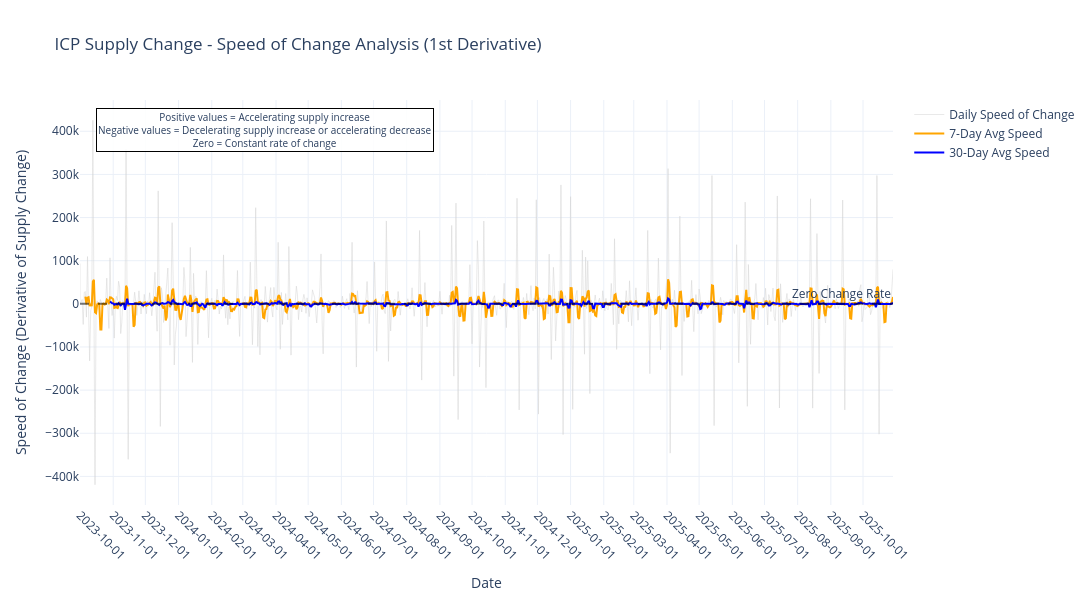

This figure's notebook cell:
### Code cell
# Calculate and chart the speed of change of supply (1st derivative)
import numpy as np
import plotly.graph_objects as go

# Calculate first derivative (speed of change) of supply change
# Using numpy's gradient function for numerical differentiation
df_adj_sorted = df_adj.sort_values('date_dt').copy()

# Calculate derivatives for different metrics
df_adj_sorted['supply_change_derivative'] = np.gradient(df_adj_sorted['supply_change'])
df_adj_sorted['change_7d_avg_derivative'] = np.gradient(df_adj_sorted['change_7d_avg'].fillna(0))
df_adj_sorted['change_30d_avg_derivative'] = np.gradient(df_adj_sorted['change_30d_avg'].fillna(0))

# Alternative method: calculate discrete differences (day-to-day change in supply change rate)
df_adj_sorted['supply_change_diff'] = df_adj_sorted['supply_change'].diff()
df_adj_sorted['change_7d_avg_diff'] = df_adj_sorted['change_7d_avg'].diff()
df_adj_sorted['change_30d_avg_diff'] = df_adj_sorted['change_30d_avg'].diff()

# Calculate rolling averages of the derivatives to smooth the data
df_adj_sorted['derivative_7d_avg'] = df_adj_sorted['supply_change_derivative'].rolling(window=7).mean()
df_adj_sorted['derivative_30d_avg'] = df_adj_sorted['supply_change_derivative'].rolling(window=30).mean()

print("Calculated speed of change (1st derivative) metrics:")
print(f"Raw derivative range: {df_adj_sorted['supply_change_derivative'].min():.2e} to {df_adj_sorted['supply_change_derivative'].max():.2e}")
print(f"7-day avg derivative range: {df_adj_sorted['derivative_7d_avg'].min():.2e} to {df_adj_sorted['derivative_7d_avg'].max():.2e}")
print(f"30-day avg derivative range: {df_adj_sorted['derivative_30d_avg'].min():.2e} to {df_adj_sorted['derivative_30d_avg'].max():.2e}")

# Create interactive chart for speed of change
fig_derivative = go.Figure()

# Add raw daily derivative (speed of change)
fig_derivative.add_trace(go.Scatter(
    x=df_adj_sorted['date_dt'], 
    y=df_adj_sorted['supply_change_derivative'],
    mode='lines',
    name='Daily Speed of Change',
    line=dict(color='lightgray', width=1),
    opacity=0.5,
    hovertemplate='<b>Daily Speed of Change</b><br>Date: %{x}<br>Speed: %{y:.2e}<extra></extra>'
))

# Add 7-day average of derivative
fig_derivative.add_trace(go.Scatter(
    x=df_adj_sorted['date_dt'], 
    y=df_adj_sorted['derivative_7d_avg'],
    mode='lines',
    name='7-Day Avg Speed',
    line=dict(color='orange', width=2),
    hovertemplate='<b>7-Day Avg Speed</b><br>Date: %{x}<br>Speed: %{y:.2e}<extra></extra>'
))

# Add 30-day average of derivative
fig_derivative.add_trace(go.Scatter(
    x=df_adj_sorted['date_dt'], 
    y=df_adj_sorted['derivative_30d_avg'],
    mode='lines',
    name='30-Day Avg Speed',
    line=dict(color='blue', width=2),
    hovertemplate='<b>30-Day Avg Speed</b><br>Date: %{x}<br>Speed: %{y:.2e}<extra></extra>'
))

# Add zero reference line
fig_derivative.add_hline(
    y=0, 
    line_dash="dash", 
    line_color="black", 
    opacity=0.5,
    annotation_text="Zero Change Rate"
)

# Update layout for derivative chart
fig_derivative.update_layout(
    title='ICP Supply Change - Speed of Change Analysis (1st Derivative)',
    xaxis_title='Date',
    yaxis_title='Speed of Change (Derivative of Supply Change)',
    width=1200,
    height=600,
    hovermode='x unified',
    template='plotly_white'
)

# Set x-axis formatting
fig_derivative.update_xaxes(
    dtick="M1",
    tickformat="%Y-%m-%d",
    tickangle=45
)

# Add explanatory annotation
fig_derivative.add_annotation(
    x=0.02, y=0.98,
    xref='paper', yref='paper',
    text="Positive values = Accelerating supply increase<br>Negative values = Decelerating supply increase or accelerating decrease<br>Zero = Constant rate of change",
    showarrow=False,
    bgcolor="rgba(255,255,255,0.9)",
    bordercolor="black",
    borderwidth=1,
    font=dict(size=10)
)

print("\nSpeed of Change Chart Features:")
print("- Shows how quickly the supply change rate itself is changing")
print("- Positive derivative = supply change is accelerating")
print("- Negative derivative = supply change is decelerating") 
print("- Zero derivative = supply change rate is constant")
print("- Light gray line shows daily fluctuations")
print("- Orange line shows 7-day smoothed speed trend")
print("- Blue line shows 30-day smoothed speed trend")

# Display the derivative chart
try:
    fig_derivative.show()
except Exception as e:
    print(f"Standard show() failed: {e}")
    html_file_derivative = "icp_supply_speed_of_change.html"
    fig_derivative.write_html(html_file_derivative)
    print(f"Chart saved to {html_file_derivative} - you can open this file in a browser to view the interactive chart")

# Create summary statistics for speed of change
print(f"\n=== Speed of Change Statistics ===")
print(f"Mean daily speed: {df_adj_sorted['supply_change_derivative'].mean():.2e}")
print(f"Std dev daily speed: {df_adj_sorted['supply_change_derivative'].std():.2e}")
print(f"Max acceleration: {df_adj_sorted['supply_change_derivative'].max():.2e}")
print(f"Max deceleration: {df_adj_sorted['supply_change_derivative'].min():.2e}")

# Identify periods of highest acceleration and deceleration
max_accel_idx = df_adj_sorted['supply_change_derivative'].idxmax()
max_decel_idx = df_adj_sorted['supply_change_derivative'].idxmin()

print(f"\nHighest acceleration occurred on: {df_adj_sorted.loc[max_accel_idx, 'date_dt'].strftime('%Y-%m-%d')}")
print(f"Value: {df_adj_sorted.loc[max_accel_idx, 'supply_change_derivative']:.2e}")

print(f"\nHighest deceleration occurred on: {df_adj_sorted.loc[max_decel_idx, 'date_dt'].strftime('%Y-%m-%d')}")  
print(f"Value: {df_adj_sorted.loc[max_decel_idx, 'supply_change_derivative']:.2e}")

### Figure 1 — Plotly figure (JSON) as saved in the notebook; plotly's stock layout.template omitted (floating-point values rounded to 4 significant figures; data arrays with more than 128 entries replaced by an {"elided": "..."} marker saying what was removed)
{"data": [{"hovertemplate": "<b>Daily Speed of Change</b><br>Date: %{x}<br>Speed: %{y:.2e}<extra></extra>", "line": {"color": "lightgray", "width": 1}, "mode": "lines", "name": "Daily Speed of Change", "opacity": 0.5, "type": "scatter", "x": {"elided": "760 str values"}, "y": {"elided": "760 float values"}}, {"hovertemplate": "<b>7-Day Avg Speed</b><br>Date: %{x}<br>Speed: %{y:.2e}<extra></extra>", "line": {"color": "orange", "width": 2}, "mode": "lines", "name": "7-Day Avg Speed", "type": "scatter", "x": {"elided": "760 str values"}, "y": {"elided": "760 float values"}}, {"hovertemplate": "<b>30-Day Avg Speed</b><br>Date: %{x}<br>Speed: %{y:.2e}<extra></extra>", "line": {"color": "blue", "width": 2}, "mode": "lines", "name": "30-Day Avg Speed", "type": "scatter", "x": {"elided": "760 str values"}, "y": {"elided": "760 float values"}}], "layout": {"annotations": [{"showarrow": false, "text": "Zero Change Rate", "x": 1, "xanchor": "right", "xref": "x domain", "y": 0, "yanchor": "bottom", "yref": "y"}, {"bgcolor": "rgba(255,255,255,0.9)", "bordercolor": "black", "borderwidth": 1, "font": {"size": 10}, "showarrow": false, "text": "Positive values = Accelerating supply increase<br>Negative values = Decelerating supply increase or accelerating decrease<br>Zero = Constant rate of change", "x": 0.02, "xref": "paper", "y": 0.98, "yref": "paper"}], "height": 600, "hovermode": "x unified", "shapes": [{"line": {"color": "black", "dash": "dash"}, "opacity": 0.5, "type": "line", "x0": 0, "x1": 1, "xref": "x domain", "y0": 0, "y1": 0, "yref": "y"}], "title": {"text": "ICP Supply Change - Speed of Change Analysis (1st Derivative)"}, "width": 1200, "xaxis": {"dtick": "M1", "tickangle": 45, "tickformat": "%Y-%m-%d", "title": {"text": "Date"}}, "yaxis": {"title": {"text": "Speed of Change (Derivative of Supply Change)"}}}}
